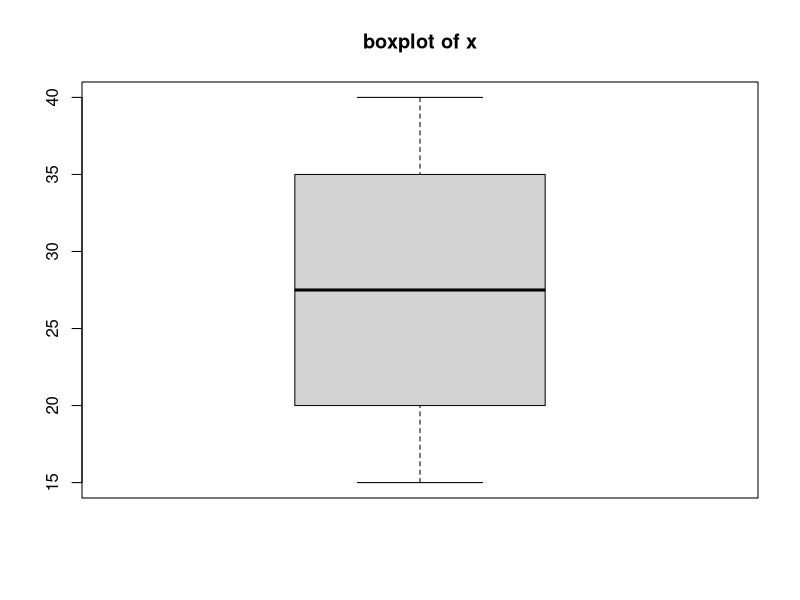

The R source for this figure:
x <- c(15, 20, 25, 30, 35, 40)
y <- c(6, 12, 18, 24, 30, 36)
cat("mean of x: ", mean(x))
cat("median of x: ", median(x))

quartiles <- quantile(x)
cat("1st quantile", quartiles[2])
cat("3rd quantile", quartiles[4])
cat("minimum of x", min(x))
cat("maximum of x", max(x))
cat("variance of x ", var(x))
cat("correlation of x and y", cor(x, y))
cat("covarience of x and y", cov(x, y))
boxplot(x, main = 'boxplot of x')

